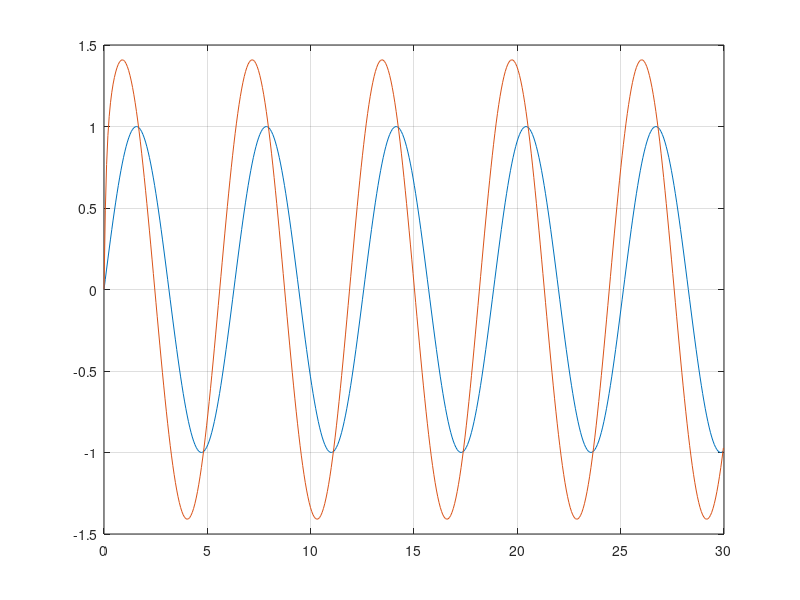

Recreate this plot in MATLAB. (Note: this script raises an error after producing the figure.)
G2 = tf([10, 10], [1, 10])
w = 1;
T = 2*pi/w;

t = 0:T/100:30;
u = sin(w*t);
y = lsim(G2, u, t);
plot(t, u, t, y), grid on;


z = evalfr(G2, 1j*w);
m = abs(z) %pe grafic am vazut 1.4 (iesire > intrare)
mdb = 20*log10(m) %aproximativ 3
faza = 180*angle(z)/pi %defazajul in grade (pozitiv, 39); iesirea e in avans de faza

delta_t = (15.71 - 15.02) %defazajul in timp
phi = delta_t * w %defazajul in radiani
phideg = 180*phi/pi %defazajul in grade 


%%
figure
w = logspace(-2, 2, 2000);
bode(G2, w), grid %se observa defazajul in grade aprox 39deg si magnitudinea 3db





                    